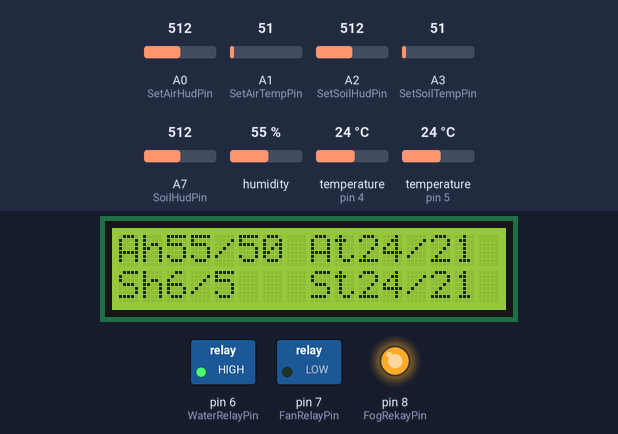
Recording of a sketch running on a simulated Arduino Nano, built with avr-gcc and run on an emulated ATmega328P. Shown: 16×2 character LCD, switched loads named in the sketch (green lamp = pin HIGH), output pins drawn as LEDs (lit = HIGH). The test bench sets the inputs (shaded band); at power-on: humidity 55 %, temperature (sensors on pin 4, pin 5) 24 °C, A0 (SetAirHudPin) = 512, A1 (SetAirTempPin) = 51, A2 (SetSoilHudPin) = 512, A3 (SetSoilTempPin) = 51, A7 (SoilHudPin) = 512.

Above: at 1.2 s.
1.3 s: humidity set to 52 %
At 5.6 s:
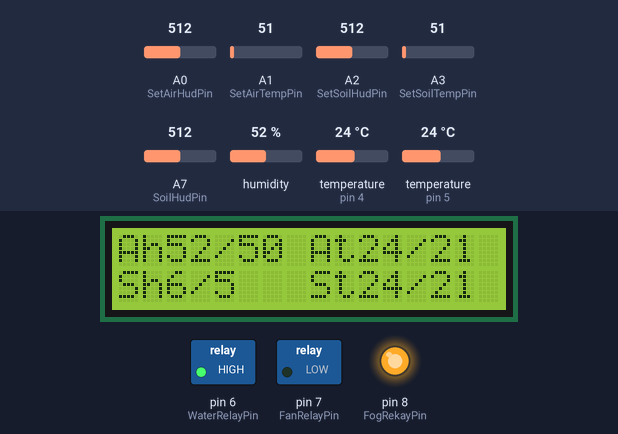
5.9 s: humidity set to 49 %
At 8.4 s:
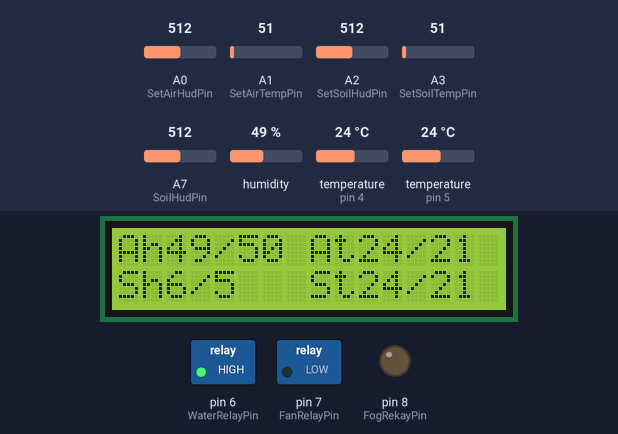
9.5 s: temperature (sensor on pin 4) set to 21.4 °C
At 10.9 s:
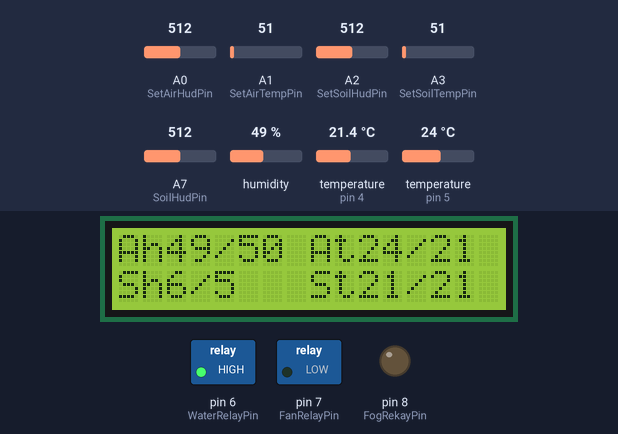
12.0 s: temperature (sensor on pin 4) set to 20.5 °C
At 14.6 s:
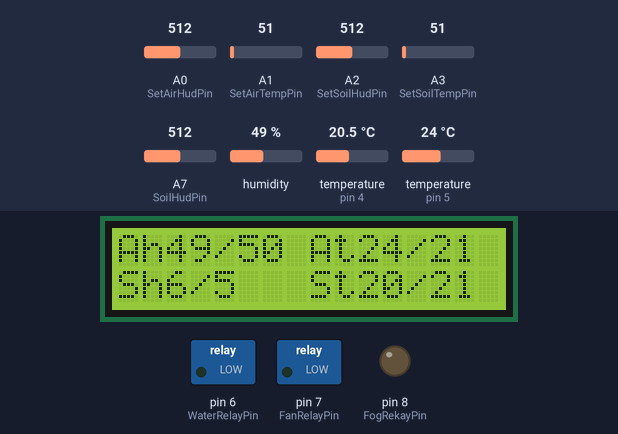
14.9 s: A0 (SetAirHudPin) set to 494
At 16.1 s:
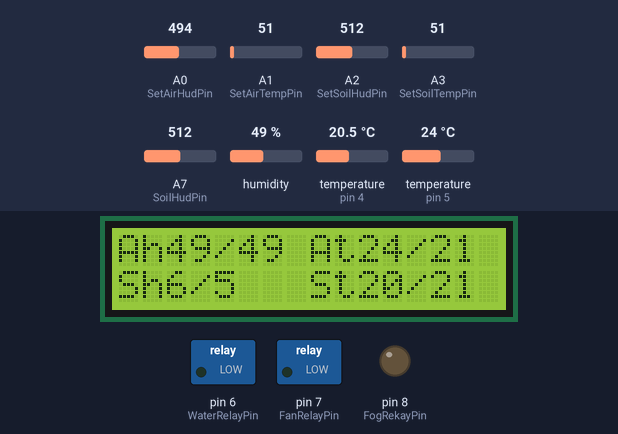
17.4 s: A0 (SetAirHudPin) set to 469
At 20.0 s:
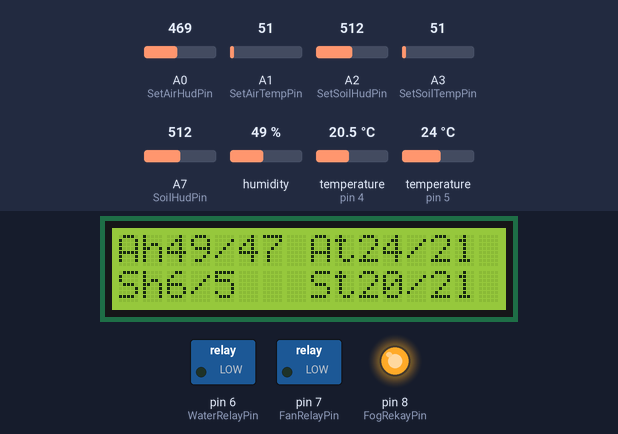
Timing chart, 0 to 21.3 s (numbered marks = the images above; inputs shaded):
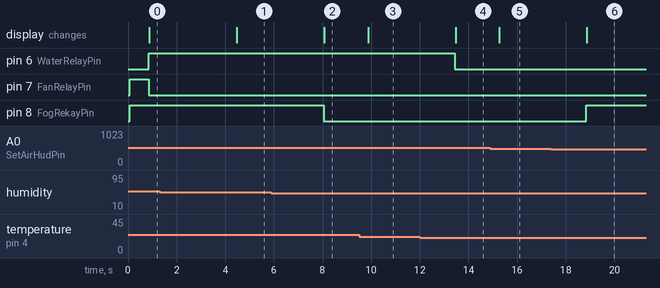

Measured:
- the behaviour switches between 51 and 50 % on humidity (found by bisection; images 1 and 2)
- the behaviour switches between 21 and 20.9 °C on temperature (sensor on pin 4) (found by bisection; images 3 and 4)
- the behaviour switches between 487 and 486 on A0 (SetAirHudPin) (found by bisection; images 5 and 6)
- after the input at 1.3 s, the display: changes after 3.2 s (image 1)
- after the input at 5.9 s, pin 8 (FogRekayPin): HIGH → LOW after 2.1 s; the display: changes after 2.2 s (image 2)
- after the input at 9.5 s, the display: changes after 0.37 s (image 3)
- after the input at 12.0 s, pin 6 (WaterRelayPin): HIGH → LOW after 1.4 s; the display: changes after 1.5 s (image 4)
- after the input at 14.9 s, the display: changes after 0.37 s (image 5)
- after the input at 17.4 s, pin 8 (FogRekayPin): LOW → HIGH after 1.4 s; the display: changes after 1.5 s (image 6)

The sketch:

testdht11VR.ino
```cpp
#include <DHT.h>
#include <OneWire.h>
#include <DallasTemperature.h>
#include <Wire.h>
#include <LCD.h>
#include <LiquidCrystal_I2C.h>

#define DHTTYPE DHT21
#define SetAirHudPin      A0
#define SetAirTempPin     A1
#define SetSoilHudPin     A2
#define SetSoilTempPin    A3
#define SoilHudPin        A7
#define ONE_WIRE_BUS      4
#define DHTPIN            5
#define WaterRelayPin     6
#define FanRelayPin       7
#define FogRekayPin       8
#define I2C_ADDR 0x27
#define BACKLIGHT_PIN 3

DHT dht(DHTPIN, DHTTYPE, 21); // 11 works fine for ESP8266
OneWire oneWire(ONE_WIRE_BUS);
DallasTemperature sensors(&oneWire);
LiquidCrystal_I2C lcd(I2C_ADDR,2,1,0,4,5,6,7);

//int humidity, temp_f;  // Values read from sensor

int WaterRelayPinState, FanRelayPinState, FogRekayPinState;

void setup(void) {
  // You can open the Arduino IDE Serial Monitor window to see what the code is doing
// Serial.begin(9600);  // Serial connection from ESP-01 via 3.3v console cable
  dht.begin();           // initialize temperature sensor
  sensors.begin();
  lcd.begin (16,2);
 lcd.setBacklightPin(BACKLIGHT_PIN,POSITIVE);
lcd.setBacklight(HIGH);


 pinMode(WaterRelayPin, OUTPUT);
 pinMode(FanRelayPin, OUTPUT);
 pinMode(FogRekayPin, OUTPUT);

digitalWrite(FanRelayPin,HIGH);
digitalWrite(FogRekayPin,HIGH);
digitalWrite(WaterRelayPin,LOW);
WaterRelayPinState = 0;
FanRelayPinState = 0;
FogRekayPinState = 0;
 }

void loop(void) {

   int humidity = dht.readHumidity();          // Read humidity (percent)
   int temp_f = dht.readTemperature();     // Read temperature as Fahrenheit

 sensors.requestTemperatures();
 int SoilTemp = sensors.getTempCByIndex(0);

  int SetAirHud = analogRead(SetAirHudPin);
  int SetAirTemp = analogRead(SetAirTempPin);
  int SetSoilHud = analogRead(SetSoilHudPin);
  int SetSoilTemp = analogRead(SetSoilTempPin);
  int SoilHudSensor = analogRead(SoilHudPin);

 int AirHud100 = map(SetAirHud, 0, 1023, 20, 81);
 int AirTemp100 = map(SetAirTemp, 0, 1023, 20, 51);
 int SoilHud100 = map(SetSoilHud, 0, 1023, 0, 11);
 int SoilTemp100 = map(SetSoilTemp, 0, 1023, 20, 51);
 int SoilHudSensor100 = map(SoilHudSensor, 0, 1023, 11, 0);

//digitalWrite(FanRelayPin,LOW);
//digitalWrite(FogRekayPin,LOW);

if(humidity<=AirHud100){
  digitalWrite(FogRekayPin,LOW);
  FogRekayPinState = 1;

}
else{
  digitalWrite(FogRekayPin,HIGH);
  FogRekayPinState = 0;

}


if(temp_f>=AirTemp100){
  digitalWrite(FanRelayPin,LOW);
  FanRelayPinState =1;

}
else{
  digitalWrite(FanRelayPin,HIGH);
  FanRelayPinState = 0;

}


if(humidity>=91 && FanRelayPinState==0){


  digitalWrite(FanRelayPin,LOW);


}


if(SoilHudSensor100<=SoilHud100){
  digitalWrite(WaterRelayPin,HIGH);
  WaterRelayPinState = 1;

}
else{
  digitalWrite(WaterRelayPin,LOW);
  WaterRelayPinState = 0;
}

/*
 Serial.print("FogRekayPinState=");
 Serial.print(FogRekayPinState);
 Serial.print("--");

  Serial.print("FanRelayPinState=");
 Serial.print(FanRelayPinState);
 Serial.print("--");

  Serial.print("WaterRelayPinState=");
 Serial.print(WaterRelayPinState);
 Serial.println();
*/


if(SoilTemp>=SoilTemp100 && WaterRelayPinState==0){


  digitalWrite(WaterRelayPin,HIGH);


}


lcd.clear();
lcd.setCursor(0,0);
lcd.print("Ah");
lcd.print(humidity);
lcd.print("/");
lcd.print(AirHud100);


lcd.setCursor(8,0);
lcd.print("At");
lcd.print(temp_f);
lcd.print("/");
lcd.print(AirTemp100);


lcd.setCursor(0,1);
lcd.print("Sh");
lcd.print(SoilHudSensor100);
lcd.print("/");
lcd.print(SoilHud100);

lcd.setCursor(8,1);
lcd.print("St");
lcd.print(SoilTemp);
lcd.print("/");
lcd.print(SoilTemp100);

/*

Serial.print(humidity);
Serial.print(",");
Serial.print(temp_f);
Serial.print(",");
Serial.print(SoilTemp);
Serial.print(",");
Serial.print(AirHud100);
Serial.print(",");
Serial.print(AirTemp100);
Serial.print(",");
Serial.print(SoilHud100);
Serial.print(",");
Serial.print(SoilTemp100);
Serial.print(",");
Serial.print(SoilHudSensor100);
Serial.println();
*/

delay(1000);
}
```
